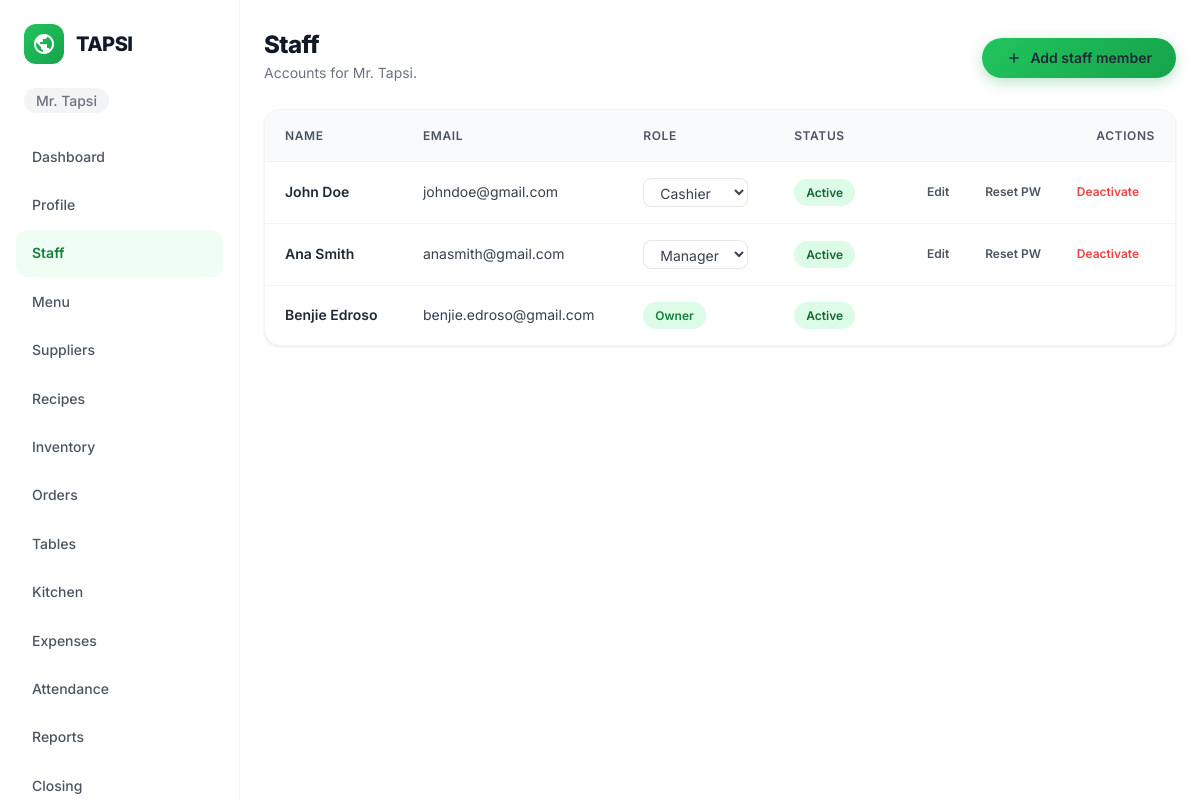
The page /accounts/staff/ (signed in) on the database its author committed.
### accounts/models.py (models this page shows, shortened)
class User(AbstractUser):
    class Role(models.TextChoices):
        OWNER = "OWNER", "Owner"
        MANAGER = "MANAGER", "Manager"
        CASHIER = "CASHIER", "Cashier"
        KITCHEN = "KITCHEN", "Kitchen"
    username = models.CharField(max_length=254, unique=True, editable=False)
    email = models.EmailField(unique=True)
    restaurant = models.ForeignKey(Restaurant, on_delete=models.PROTECT, related_name="users", null=True, blank=True)
    role = models.CharField(max_length=10, choices=Role.choices, default=Role.CASHIER)
    phone = models.CharField(max_length=30, blank=True, validators=[RegexValidator(r"^[0-9+() -]*$", "Enter a valid phone number.")])
    avatar = models.FileField(upload_to="avatars/", blank=True)
    must_change_password = models.BooleanField(default=False)
    failed_login_count = models.PositiveSmallIntegerField(default=0)
    locked_until = models.DateTimeField(null=True, blank=True)
    pending_email = models.EmailField(blank=True)
    is_deleted = models.BooleanField(default=False)
    deleted_at = models.DateTimeField(null=True, blank=True)
    USERNAME_FIELD = "email"
    REQUIRED_FIELDS: list[str] = []
    objects = UserManager()
    class Meta:
        indexes = [
            models.Index(fields=["restaurant", "role"]),
            models.Index(fields=["restaurant", "is_active", "is_deleted"]),
        ]
    @property
    def display_name(self):
        return self.get_full_name() or self.email

class Restaurant(models.Model):
    name = models.CharField(max_length=150)
    address = models.TextField(blank=True)
    contact_number = models.CharField(max_length=30, blank=True)
    tin = models.CharField(max_length=30, blank=True)
    is_vat_registered = models.BooleanField(default=False)
    receipt_footer = models.CharField(max_length=255, blank=True)
    timezone = models.CharField(max_length=50, default="Asia/Manila", editable=False)
    created_at = models.DateTimeField(auto_now_add=True)

### accounts/views.py (the view, shortened to what this page needs)
# urls.py: path("staff/", views.staff_list, name="staff_list"),
@user_passes_test(can_manage_staff)
def staff_list(request):
    staff = request.user.restaurant.users.order_by("role", "first_name", "email")
    return render(request, "accounts/staff_list.html", {"staff": staff})

### accounts/models.py (called while the page is built)
    def get_queryset(self):
        return super().get_queryset().filter(is_deleted=False)

### accounts/views.py (called while the page is built)
def can_manage_staff(user):
    return user.is_authenticated and user.role in {User.Role.OWNER, User.Role.MANAGER}

### templates/accounts/staff_list.html (shortened to what this page needs)
{% extends 'base.html' %}
{% block content %}
<div class="page-heading">
    <div>
        <h1>Staff</h1>
        <p style="color: var(--gray-500); font-size: var(--font-size-sm); margin-top: var(--space-1);">Accounts for {{ user.restaurant.name }}.</p>
    </div>
    <a class="btn btn-primary" href="{% url 'accounts:create_staff' %}">
        <svg width="16" height="16" viewBox="0 0 24 24" fill="none" stroke="currentColor" stroke-width="2"><path d="M12 5v14M5 12h14"/></svg>
        Add staff member
    </a>
</div>
<div class="table-card">
    <table>
        <thead>
            <tr>
                <th>Name</th>
                <th>Email</th>
                <th>Role</th>
                <th>Status</th>
                <th style="text-align: right;">Actions</th>
            </tr>
        </thead>
        <tbody>
            {% for member in staff %}
            <tr>
                <td>{{ member.display_name }}</td>
                <td>{{ member.email }}</td>
                <td>
                    {% if member != user and member.role != 'OWNER' %}
                    <select class="role-select" data-user-id="{{ member.pk }}" data-user-name="{{ member.display_name }}" data-original-role="{{ member.role }}">
                        <option value="MANAGER" {% if member.role == 'MANAGER' %}selected{% endif %}>Manager</option>
                        <option value="CASHIER" {% if member.role == 'CASHIER' %}selected{% endif %}>Cashier</option>
                    </select>
                    {% else %}
                    <span class="badge badge-{{ member.role|lower }}">{{ member.get_role_display }}</span>
                    {% endif %}
                </td>
                <td>
                    {% if member.is_active %}
                    <span class="badge badge-success">Active</span>
                    {% else %}
                    <span class="badge badge-error">Inactive</span>
                    {% endif %}
                </td>
                <td style="text-align: right;">
                    {% if member != user and member.role != 'OWNER' %}
                    <a href="{% url 'accounts:staff_edit' member.pk %}" class="btn btn-ghost btn-sm">Edit</a>
                    <a href="{% url 'accounts:staff_reset_password' member.pk %}" class="btn btn-ghost btn-sm">Reset PW</a>
                    {% if member.is_active %}
                    <button class="btn btn-ghost btn-sm deactivate-btn" data-user-id="{{ member.pk }}" data-user-name="{{ member.display_name }}" style="color: var(--color-error);">
                        Deactivate
                    </button>
                    {% else %}
                    <button class="btn btn-ghost btn-sm activate-btn" data-user-id="{{ member.pk }}" data-user-name="{{ member.display_name }}" style="color: var(--tapsi-600);">
                        Activate
                    </button>
                    {% endif %}
                    {% endif %}
                </td>
            </tr>
            {% endfor %}
        </tbody>
    </table>
</div>
{% endblock %}

### templates/base.html (shortened to what this page needs)
{% load static %}
<!doctype html>
<html lang="en">
<head>
    <link rel="stylesheet" href="{% static 'css/design/tokens.css' %}">
    <link rel="stylesheet" href="{% static 'css/design/components.css' %}">
    <link rel="stylesheet" href="{% static 'css/app.css' %}">
</head>
<body>
    {% if user.is_authenticated %}
    <aside class="sidebar">
        <a class="navbar-logo" href="{% url 'dashboard' %}">
            <div class="navbar-logo-icon">
            </div>
            <span class="navbar-logo-text">TAPSI</span>
        </a>
        <div class="sidebar-restaurant"><span class="nav-restaurant-name">{{ user.restaurant.name }}</span></div>
        <nav class="sidebar-nav">
            <ul class="sidebar-links">
                <li><a href="{% url 'dashboard' %}" class="{% if request.resolver_match.url_name == 'dashboard' %}active{% endif %}">Dashboard</a></li>
                <li><a href="{% url 'accounts:profile' %}" class="{% if request.resolver_match.url_name == 'profile' %}active{% endif %}">Profile</a></li>
                {% if user.role == 'OWNER' or user.role == 'MANAGER' %}
                <li><a href="{% url 'accounts:staff_list' %}" class="{% if request.resolver_match.url_name == 'staff_list' or request.resolver_match.url_name == 'create_staff' %}active{% endif %}">Staff</a></li>
                <li><a href="{% url 'menu:menu_list' %}" class="{% if 'menu' in request.resolver_match.app_name %}active{% endif %}">Menu</a></li>
                <li><a href="{% url 'suppliers:supplier_list' %}" class="{% if 'suppliers' in request.resolver_match.app_name %}active{% endif %}">Suppliers</a></li>
                <li><a href="{% url 'recipes:recipe_list' %}" class="{% if 'recipes' in request.resolver_match.app_name %}active{% endif %}">Recipes</a></li>
                {% endif %}
                <li><a href="{% url 'inventory:ingredient_list' %}" class="{% if 'inventory' in request.resolver_match.app_name %}active{% endif %}">Inventory</a></li>
                <li><a href="{% url 'orders:order_list' %}" class="{% if 'orders' in request.resolver_match.app_name and request.resolver_match.url_name != 'table_list' %}active{% endif %}">Orders</a></li>
                <li><a href="{% url 'orders:table_list' %}" class="">Tables</a></li>
                <li><a href="{% url 'orders:kitchen_queue' %}" class="{% if request.resolver_match.url_name == 'kitchen_queue' %}active{% endif %}">Kitchen</a></li>
                {% if user.role == 'OWNER' or user.role == 'MANAGER' or user.role == 'CASHIER' %}
                <li><a href="{% url 'expenses:expense_list' %}" class="{% if 'expenses' in request.resolver_match.app_name %}active{% endif %}">Expenses</a></li>
                {% endif %}
                <li><a href="{% url 'employees:attendance_list' %}" class="{% if 'employees' in request.resolver_match.app_name %}active{% endif %}">Attendance</a></li>
                {% if user.role == 'OWNER' or user.role == 'MANAGER' %}
                <li><a href="{% url 'reports:daily_sales' %}" class="{% if 'reports' in request.resolver_match.app_name %}active{% endif %}">Reports</a></li>
                <li><a href="{% url 'closing:closing_list' %}" class="{% if 'closing' in request.resolver_match.app_name %}active{% endif %}">Closing</a></li>
                {% endif %}
            </ul>
        </nav>
    </aside>
    {% endif %}
    <main class="{% if user.is_authenticated %}app-main{% endif %}">
        <div class="container">
            {% block content %}{% endblock %}
        </div>
    </main>
</body>
</html>

### static/css/design/tokens.css (style rules this page uses)
:root { --tapsi-50: #f0fdf4; --tapsi-100: #dcfce7; --tapsi-200: #bbf7d0; --tapsi-300: #86efac; --tapsi-400: #4ade80; --tapsi-500: #22c55e; --tapsi-600: #16a34a; --tapsi-700: #15803d; --tapsi-800: #166534; --tapsi-900: #14532d; --gray-50: #f9fafb; --gray-100: #f3f4f6; --gray-200: #e5e7eb; --gray-300: #d1d5db; --gray-400: #9ca3af; --gray-500: #6b7280; --gray-600: #4b5563; --gray-700: #374151; --gray-800: #1f2937; --gray-900: #111827; --color-success: #22c55e; --color-warning: #f59e0b; --color-error: #ef4444; --color-info: #3b82f6; --surface-primary: #ffffff; --surface-secondary: #f9fafb; --surface-tertiary: #f3f4f6; --font-family: 'Inter', system-ui, -apple-system, BlinkMacSystemFont, 'Segoe UI', sans-serif; --font-size-xs: 0.75rem; --font-size-sm: 0.875rem; --font-size-base: 1rem; --font-size-lg: 1.125rem; --font-size-xl: 1.25rem; --font-size-2xl: 1.5rem; --font-size-3xl: 1.875rem; --font-size-4xl: 2.25rem; --font-size-5xl: 3rem; --font-weight-regular: 400; --font-weight-medium: 500; --font-weight-semibold: 600; --font-weight-bold: 700; --font-weight-extrabold:800; --line-height-tight: 1.1; --line-height-snug: 1.3; --line-height-normal: 1.6; --line-height-relaxed:1.75; --letter-spacing-tight: -0.025em; --letter-spacing-normal: 0; --letter-spacing-wide: 0.05em; --space-0: 0; --space-1: 0.25rem; --space-2: 0.5rem; --space-3: 0.75rem; --space-4: 1rem; --space-5: 1.25rem; --space-6: 1.5rem; --space-8: 2rem; --space-10: 2.5rem; --space-12: 3rem; --space-16: 4rem; --space-20: 5rem; --space-24: 6rem; --radius-sm: 6px; --radius-md: 8px; --radius-lg: 12px; --radius-xl: 16px; --radius-2xl: 20px; --radius-full: 9999px; --shadow-xs: 0 1px 2px rgba(0, 0, 0, 0.04); --shadow-sm: 0 1px 3px rgba(0, 0, 0, 0.06), 0 1px 2px rgba(0, 0, 0, 0.04); --shadow-md: 0 4px 6px -1px rgba(0, 0, 0, 0.06), 0 2px 4px -2px rgba(0, 0, 0, 0.04); --shadow-lg: 0 10px 15px -3px rgba(0, 0, 0, 0.07), 0 4px 6px -4px rgba(0, 0, 0, 0.04); --shadow-xl: 0 20px 25px -5px rgba(0, 0, 0, 0.08), 0 8px 10px -6px rgba(0, 0, 0, 0.04); --shadow-2xl: 0 25px 50px -12px rgba(0, 0, 0, 0.15); --shadow-inner: inset 0 2px 4px rgba(0, 0, 0, 0.04); --transition-fast: 150ms ease; --transition-base: 200ms ease; --transition-slow: 300ms ease; --transition-spring: 500ms cubic-bezier(0.34, 1.56, 0.64, 1); --z-dropdown: 10; --z-sticky: 20; --z-overlay: 30; --z-modal: 40; --z-toast: 50; --container-sm: 640px; --container-md: 768px; --container-lg: 1024px; --container-xl: 1200px; --container-2xl: 1400px; }

### static/css/design/components.css (style rules this page uses)
*, *::before, *::after { margin: 0; padding: 0; box-sizing: border-box; }
body { font-family: var(--font-family); font-size: var(--font-size-base); line-height: var(--line-height-normal); color: var(--gray-800); background: var(--surface-primary); -webkit-font-smoothing: antialiased; }
.btn { display: inline-flex; align-items: center; justify-content: center; gap: var(--space-2); padding: var(--space-3) var(--space-6); font-family: var(--font-family); font-size: var(--font-size-sm); font-weight: var(--font-weight-semibold); line-height: 1; text-decoration: none; border: none; border-radius: var(--radius-full); cursor: pointer; transition: all var(--transition-base); white-space: nowrap; }
.btn-primary { background: linear-gradient(135deg, var(--tapsi-500), var(--tapsi-600)); color: var(--white); box-shadow: 0 4px 14px rgba(22, 163, 74, 0.3); }
.btn-ghost { background: transparent; color: var(--gray-600); }
.btn-sm { padding: var(--space-2) var(--space-4); font-size: var(--font-size-xs); }
.badge { display: inline-flex; align-items: center; gap: var(--space-1); padding: var(--space-1) var(--space-3); font-size: var(--font-size-xs); font-weight: var(--font-weight-semibold); border-radius: var(--radius-full); }
.badge-success { background: #dcfce7; color: #166534; }
.navbar-logo { display: flex; align-items: center; gap: var(--space-3); text-decoration: none; }
.navbar-logo-icon { width: 40px; height: 40px; background: linear-gradient(135deg, var(--tapsi-500), var(--tapsi-600)); border-radius: var(--radius-lg); display: flex; align-items: center; justify-content: center; }
.navbar-logo-text { font-size: var(--font-size-xl); font-weight: var(--font-weight-extrabold); color: var(--gray-900); letter-spacing: var(--letter-spacing-tight); }

### rows shown on the page
User: restaurant.name "Mr. Tapsi", display_name "Benjie Edroso", email "benjie.edroso@gmail.com", role "Owner", is_active "Active"
User: display_name "John Doe", email "johndoe@gmail.com", role+id+first_name "Cashier", is_active "Active"
User: display_name "Ana Smith", email "anasmith@gmail.com", role+id+first_name "Manager", is_active "Active"
